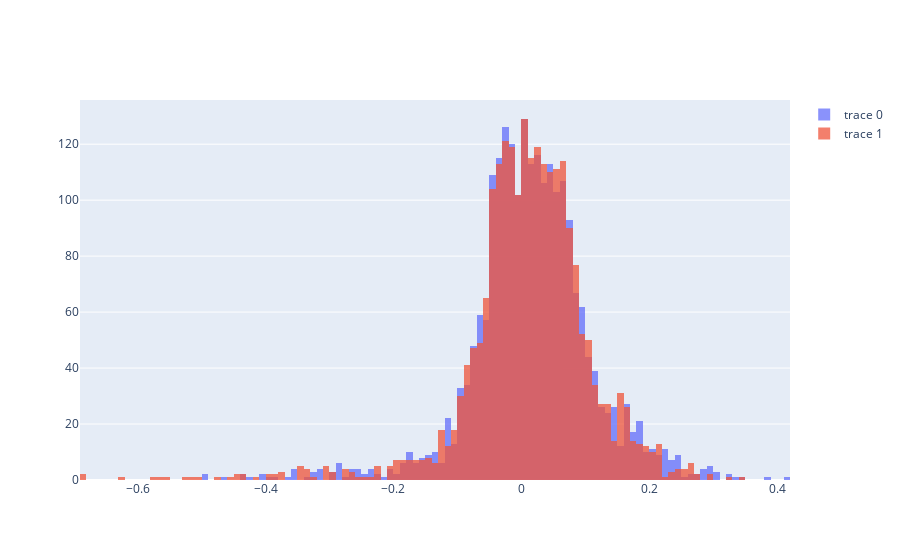

Write notebook code for a chart like this one.
### Code cell
import plotly.graph_objects as go

fig = go.Figure()
fig.add_trace(go.Histogram(x = rosn['r_1m']))
fig.add_trace(go.Histogram(x = rosn['log_r_1m']))

fig.update_layout(barmode = 'overlay')
fig.update_traces(opacity = 0.75)
fig.show()

### Figure 1 — Plotly figure (JSON) as saved in the notebook; plotly's stock layout.template omitted (floating-point values rounded to 4 significant figures; data arrays with more than 128 entries replaced by an {"elided": "..."} marker saying what was removed)
{"data": [{"opacity": 0.75, "type": "histogram", "x": {"elided": "2296 float values"}}, {"opacity": 0.75, "type": "histogram", "x": {"elided": "2296 float values"}}], "layout": {"barmode": "overlay"}}
